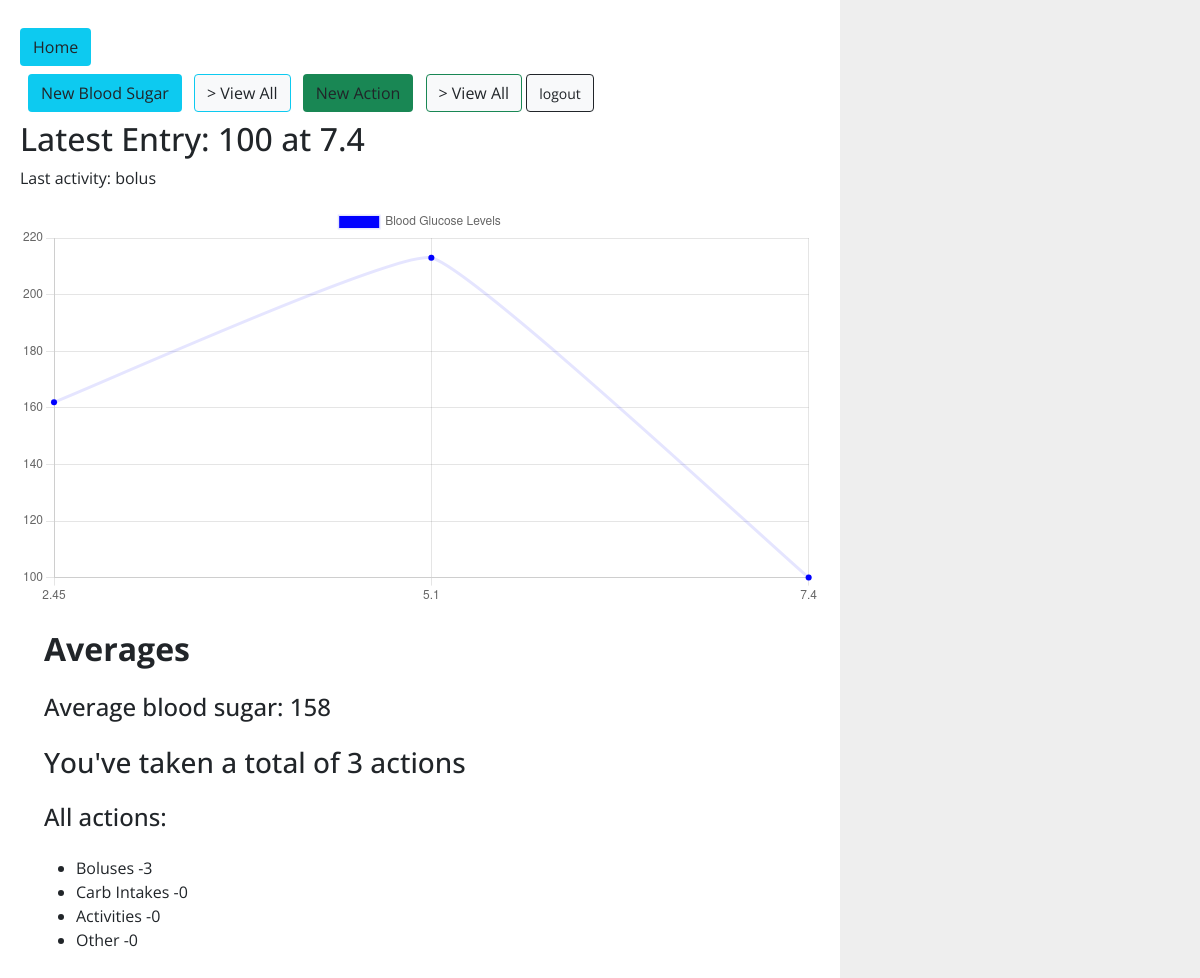
Page / (signed in) on the earlier database version.
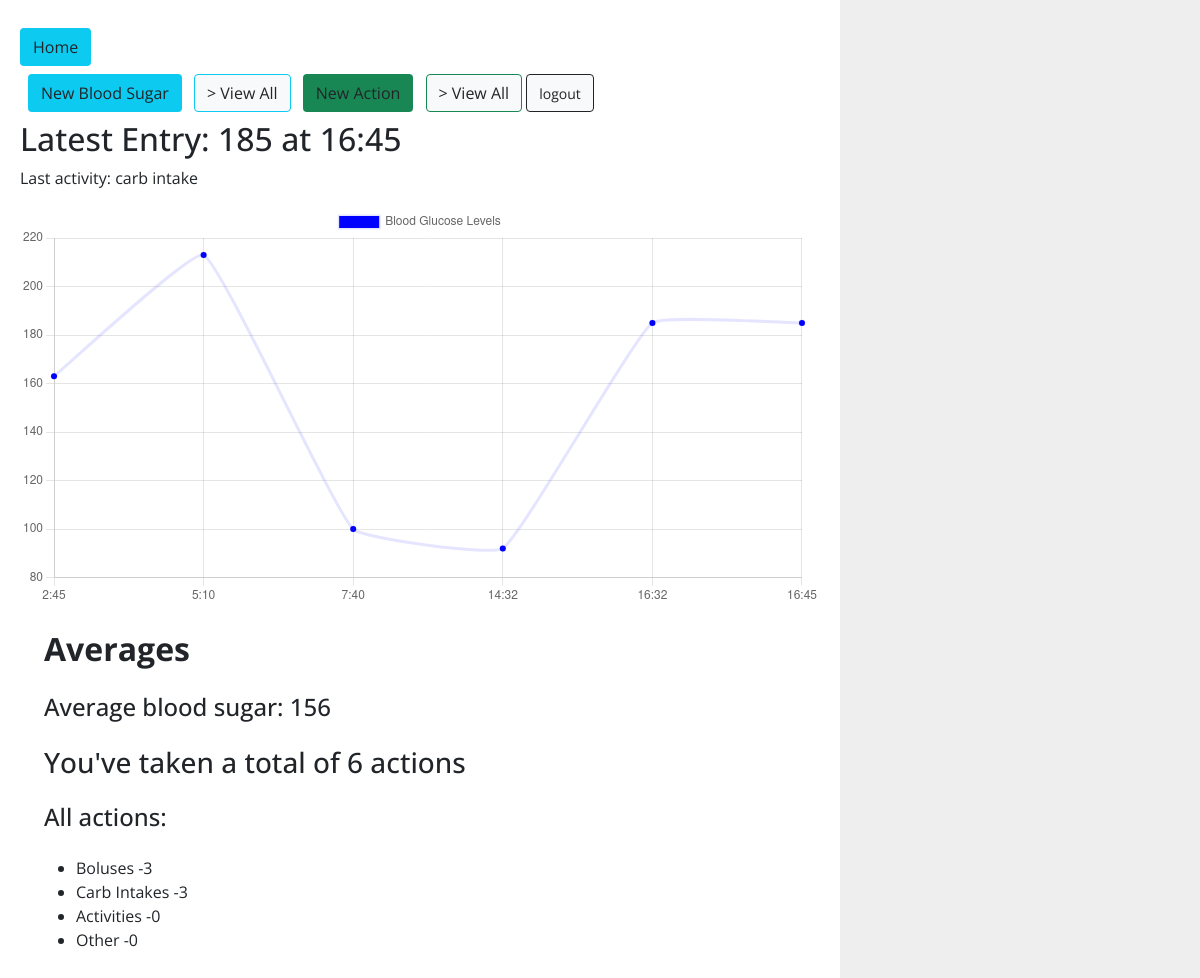
Same page on the later database version.
### bs_track/models.py (models this page shows)
class Bloodsugar(db.Model):
    id = col(db.Integer, primary_key=True)
    bs = col(db.Integer, nullable=False)
    time = col(db.String(6), nullable=False)
    act = col(db.Enum(ACTIONTYPES), default=ACTIONTYPES.BOLUS)
    created_by_id = db.Column(db.Integer, db.ForeignKey("user.id"))
    created_by = rel("User")

### main.py (the view)
@routes.route("/")
def index():
    all_bs = Bloodsugar.query.all()
    acts = Action.query.all()
    times = []
    nums = []
    acts = []
    for sugar in all_bs:
        times.append(sugar.time)
        nums.append(int(sugar.bs))
        acts.append(sugar.act)
    num_avg = math.floor(sum(nums)/len(nums))
    boluses = 0
    carbs = 0
    activities = 0
    others = 0
    print(acts)
    for act in acts:
        act = str(act)
        if act == 'bolus':
            boluses += 1
        elif act == 'carb intake':
            carbs += 1
        elif act == 'activity':
            activities += 1
        else:
            others += 1
    return render_template("index.html", all_bs=all_bs, times=times, nums=nums, acts=acts, num_avg=num_avg, boluses=boluses, carbs=carbs, activities=activities, others=others  )

### bs_track/extensions.py (called while the page is built)
@login_manager.user_loader
def load_user(user_id):
    return User.query.get(user_id)

### bs_track/utils.py (called while the page is built)
    def __str__(self):
        return str(self.value)

### bs_track/templates/index.html (shortened to what this page needs)
{% extends 'base.html' %}
{% block content %}
{% if current_user.is_authenticated %}
    {% if times|length > 0 %}
    <div><h2 > Latest Entry: {{nums[-1]}} at {{times[-1]}}</h2>
    <p> Last activity: {{acts[-1]}} <p></div>
    <canvas id="myChart"style="width:100%; height:400px"></canvas>
    <script>
        // let xValues = [1.2, 2.3, 4.5, 8.3];
        // let yValues = [123, 321, 153, 276];
        new Chart('myChart',{
            type:'line',
            data: {
                labels: {{ times | safe }},
                datasets: [{
                    label: 'Blood Glucose Levels',
                    fill: false,
                    lineTension: 0.1,
                    backgroundColor: "rgba(0,0,255,1.0)",
                    borderColor: "rgba(0,0,255,0.1)",
                    data: {{ nums | safe }}
                }]
            },
            options: {
                responsive: false,
                legend: {display: false},
                scales: {
                    yAxes: [{ticks: {min:60, max:400}}]
                }
            }
        });
    </script>
    <div>
        <h2 class='m-4'><strong> Averages</strong> </h2>
            <h4 class='m-4'>
                Average blood sugar: {{ num_avg }}
            </h4>
            <h3 class='m-4'> You've taken a total of {{ acts|length }} actions </h3>
            <h4 class='m-4'> All actions: </h4>
            <ul class='m-4'>
                <li> Boluses -{{boluses}} </li>
                <li> Carb Intakes -{{carbs}} </li>
                <li> Activities -{{activities}} </li>
                <li> Other -{{others}} </li>
            </ul>
        </div>
    {% else %}
    <h2>No data to show yet! Enter your blood sugar or create an action to start</h2>
    {% endif %}
{%endif%}
{% endblock %}

Differences in the rows shown:
no longer on this page (row edited): Bloodsugar: time "7.4"
added Bloodsugar: time "16:45"
Other differences:
{{ nums[-1] }}: "100" → "185"
{{ acts[-1] }}: "bolus" → "carb intake"
chart data {{ times | safe }}: ['2.45', '5.1', '7.4'] → ['2:45', '5:10', '7:40', '14:32', '16:32', '16:45']
chart data {{ nums | safe }}: [162, 213, 100] → [163, 213, 100, 92, 185, 185]
{{ num_avg }}: "158" → "156"
{{ acts|length }}: "3" → "6"
{{ carbs }}: "0" → "3"
